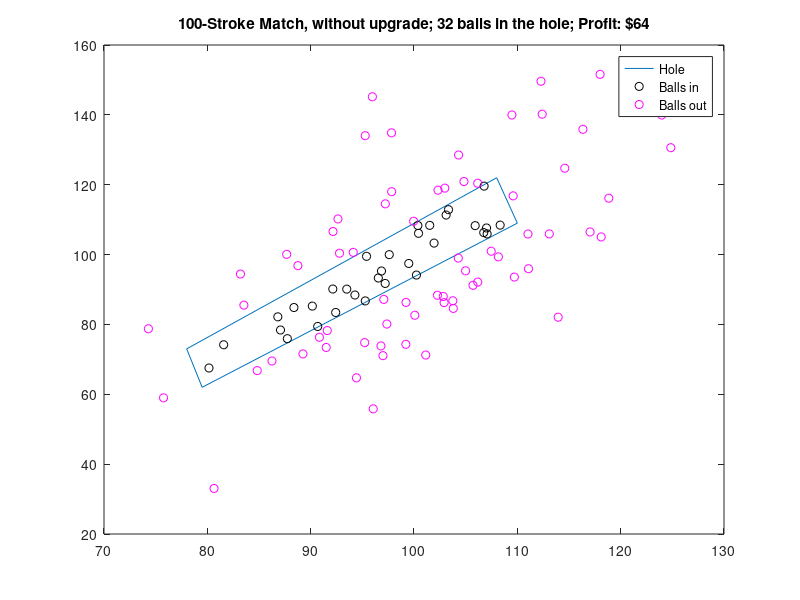
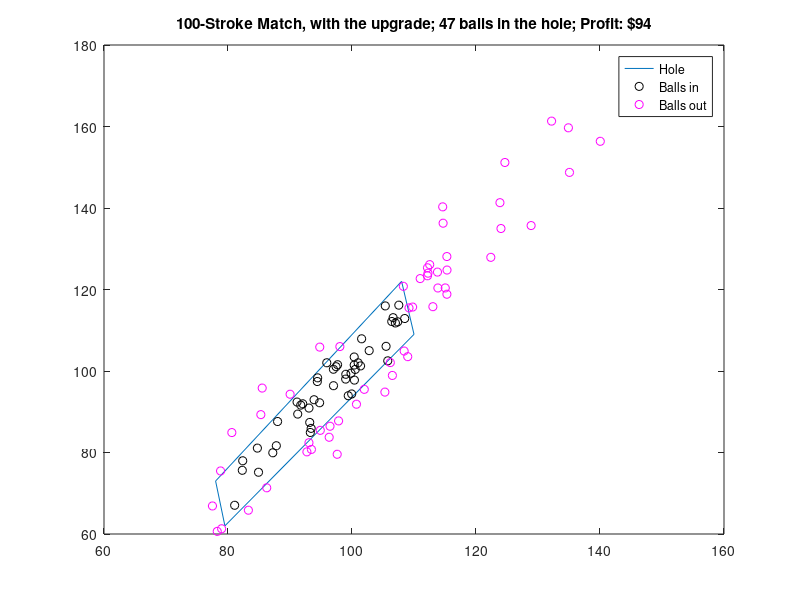

These figures' MATLAB source, in order:
pkg load statistics

% Let's start by graphically simulating what happens in a 100-stroke match; 
% then let's simulate it for 1000 such matches.

% The hole forming a polygon that we will represent graphically
xv = [78 79.5 110 108 78];
yv = [73 62 109 122 73];

% Equal mean for both

mu = [100 100];

% First plot
figure(1);

Sigma = [125 150; 150 425]; % Covariance matrix

% 100 random points following the random multivariate distribution
R = chol(Sigma);

% repmat will create copies of mu to sum with the array 
% formed by multiplying randn with Sigma factored by chol

z = repmat(mu, 100, 1) + randn(100, 2)*R;

x = z(:,1);
y = z(:,2);

[in,on] = inpolygon(x, y, xv, yv); % This fuction returns if the points are in the polygon
% created by the hole
inside = in & ! on;

% Let's plot all the balls from the strokes with the hole
plot (xv, yv);
hold on;
plot (x(inside), y(inside), "obk");
plot (x(!in), y(!in), "om");
plot (x(on), y(on), "ob");
hold off;

pointsNoUpgrade = length(x(inside));
profit = pointsNoUpgrade*2;

title(["100-Stroke Match, without upgrade; ", num2str(pointsNoUpgrade),' balls in the hole; ', 'Profit: $', num2str(profit)]);
legend("Hole", "Balls in", "Balls out");

print -djpg WithoutUpgrade.jpg

% Second plot for when we have the upgrade, with a different covariance matrix
figure(2)

Sigma = [200 300; 300 500];

R = chol(Sigma);
z = repmat(mu, 100, 1) + randn(100, 2)*R;

x = z(:,1);
y = z(:,2);

[in,on] = inpolygon(x, y, xv, yv);
inside = in & ! on;

plot (xv, yv);
hold on;
plot (x(inside), y(inside), "obk");
plot (x(! in), y(! in), "om");
plot (x(on), y(on), "ob");
hold off;

pointsUpgrade = length(x(inside));
profit = pointsUpgrade*2;

title(["100-Stroke Match, with the upgrade; ", num2str(pointsUpgrade),' balls in the hole; ', 'Profit: $', num2str(profit)]);
legend("Hole", "Balls in", "Balls out");

print -djpg WithUpgrade.jpg

% Let's make a thousand simulations for each to see the average 
% profit considering that we earn $ 2.00 for each ball that falls into the hole

xv = [78 79.5 110 108 78];
yv = [73 62 109 122 73];

mu = [100 100];

% 1 - Simulations without the upgrade

Sigma = [125 150; 150 425];

totalProfit = 0;

% Repeat 1000 times
for i = 1:1000, 
  
R = chol(Sigma);
z = repmat(mu, 100, 1) + randn(100, 2)*R;

x = z(:,1);
y = z(:,2);
  
[in,on] = inpolygon(x, y, xv, yv);
inside = in & ! on;

pointsNoUpgrade = length(x(inside));

totalProfit += pointsNoUpgrade*2;

end; 

% We get the expected profit
expProfitNoUpgrade = totalProfit/1000

% 2 - Simulations with the upgrade

Sigma = [200 300; 300 500];

totalProfit = 0;

% Repeat 1000 times
for i = 1:1000, 
  
R = chol(Sigma);
z = repmat(mu, 100, 1) + randn(100, 2)*R;

x = z(:,1);
y = z(:,2);
  
[in,on] = inpolygon(x, y, xv, yv);
inside = in & ! on;

pointsUpgrade = length(x(inside));

totalProfit += pointsUpgrade*2;

end; 

% Expected profit with the upgrade
expProfitUpgrade = totalProfit/1000